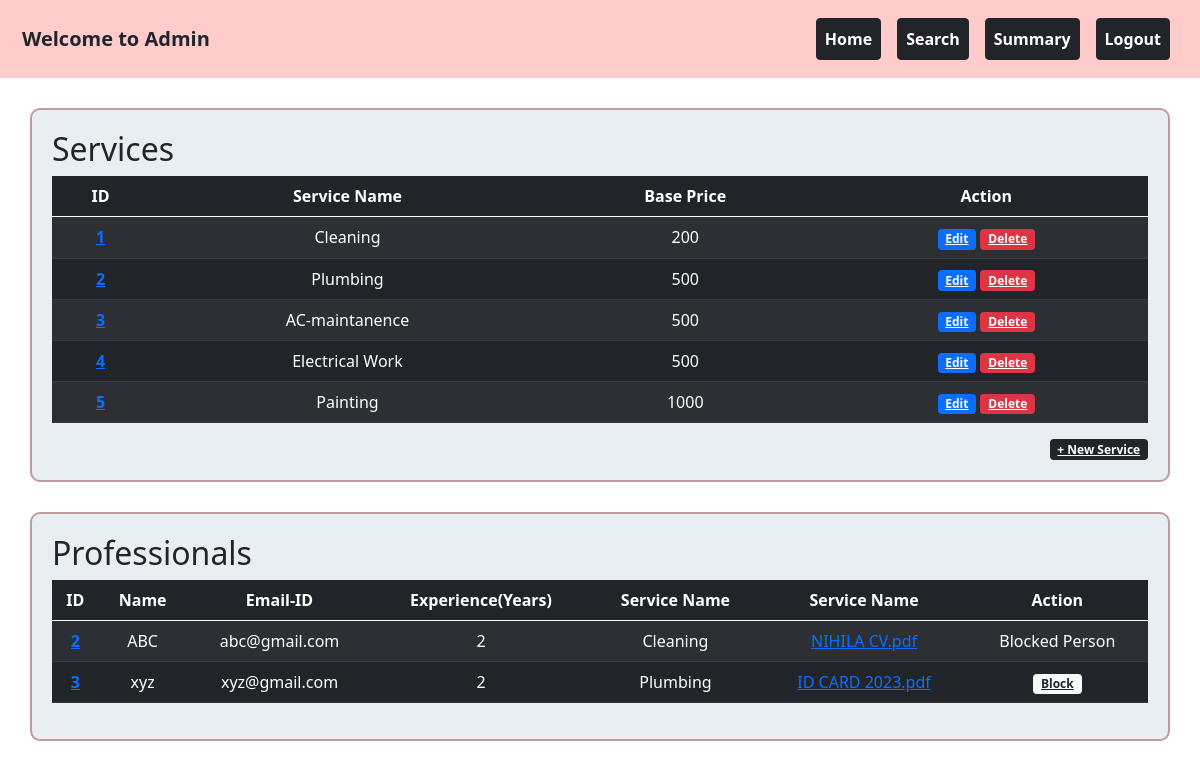
Page /admin_dashboard on the committed database.
### backend/models.py (models this page shows)
class Service(db.Model):
    __tablename__="service"
    id=db.Column(db.Integer,primary_key=True)
    name=db.Column(db.String,nullable=False)
    basic_price=db.Column(db.Integer,nullable=False)
    Description=db.Column(db.String,nullable=False)
    professionals=db.relationship("Professional_Info",cascade="all,delete",backref="service",lazy=True)
    service_requests=db.relationship("Service_Request",cascade="all,delete",backref="service",lazy=True)

class Professional_Info(db.Model):
    __tablename__="professional_info"
    id=db.Column(db.Integer,primary_key=True)
    email_id=db.Column(db.String,unique=True,nullable=False)
    password=db.Column(db.String,nullable=False)
    full_name=db.Column(db.String,nullable=False)
    experience=db.Column(db.Integer,nullable=False)
    proof_doc=db.Column(db.String,nullable=False)
    address=db.Column(db.String,nullable=False)
    pin_code=db.Column(db.Integer,nullable=False)
    service_id=db.Column(db.Integer,db.ForeignKey("service.id"))
    rating=db.Column(db.Integer,default=0)
    price=db.Column(db.Integer,nullable=True)
    profile_status=db.Column(db.Integer,default=0) #not accepted yet=0 ,accepted=1
    blocked_status=db.Column(db.Integer,default=0) #not blocked=0, 1-blocked
    service_requests=db.relationship("Service_Request",cascade="all,delete",backref="professional_info",lazy=True)

### backend/controller.py (the view)
@app.route("/admin_dashboard",methods=["GET","POST"])
def admin_dashboard():
    service_list=Service.query.all()
    prof_list=Professional_Info.query.all()
    service_dict={service.id:service for service in Service.query.all()}
    category=request.form.get('category')
    return render_template ("admin_dashboard.html",service_list=service_list,prof_list=prof_list,service_dict=service_dict)

### templates/admin_dashboard.html (shortened to what this page needs)
<!DOCTYPE html>
<html lang="en">
    <head>
        <link rel="stylesheet" href="static\styles\style.css">
        <link rel="stylesheet" href="static\styles\dropdown.css">
        <link href="https://cdn.jsdelivr.net/npm/bootstrap@5.0.2/dist/css/bootstrap.min.css" rel="stylesheet">
    </head>
    <body>
        <div class="container-fluid" style="background-color: #ffcccb; padding: 10px;">
            <nav class="navbar navbar-expand-lg navbar-light w-100">
                <div class="container-fluid">
                    <a class="navbar-brand text-dark" href="#"><strong>Welcome to Admin</strong></a>
                    <div class="collapse navbar-collapse justify-content-end" id="navbarNav">
                        <ul class="navbar-nav">
                            <li class="nav-item">
                                <a class="nav-link btn btn-dark mx-2 text-white fw-bold" href="#home">Home</a>
                            </li>
                            <li class="nav-item">
                                <a class="nav-link btn btn-dark mx-2 text-white fw-bold" href="#search">Search</a>
                            </li>
                            <li class="nav-item">
                                <a class="nav-link btn btn-dark mx-2 text-white fw-bold" href="#summary">Summary</a>
                            </li>
                            <li class="nav-item">
                                <a class="nav-link btn btn-dark mx-2 text-white fw-bold" href="index.html">Logout</a>
                            </li>
                        </ul>
                    </div>
                </div>
            </nav>
        </div>
        <div id="home" class="content-section">
            <div class="container-box">
                <h2>Services</h2>
                <table class="table table-dark table-striped" style="text-align: center;">
                    <thead>
                        <tr>
                            <th scope="col">ID</th>
                            <th scope="col">Service Name</th>
                            <th scope="col">Base Price</th>
                            <th scope="col">Action</th>
                        </tr>
                    </thead>
                    <tbody>
                        {% for service in service_list %}
                        <tr>
                            <th scope="row"><a href="/service_request/{{service.id}}">{{service.id}}</a></th>
                            <td>{{service.name}}</td>
                            <td>{{service.basic_price}}</td>
                            <td>
                                <a href="/edit_service/{{service.id}}" type="button" class="badge bg-primary">Edit</a>
                                <a href="/delete_service/{{service.id}}" type="button" class="badge bg-danger">Delete</a>
                            </td>
                        </tr>
                        {% endfor %}
                    </tbody>
                </table>
                <div style="display: flex; justify-content: right;">
                    <a href="/add_service" class="badge bg-dark">+ New Service</a>
                </div>
            </div>
            {% if prof_list != [] %}
            <div class="container-box">
                <h2>Professionals</h2>
                <table class="table table-dark table-striped" style="text-align: center;">
                    <thead>
                        <tr>
                            <th scope="col">ID</th>
                            <th scope="col">Name</th>
                            <th scope="col">Email-ID</th>
                            <th scope="col">Experience(Years)</th>
                            <th scope="col">Service Name</th>
                            <th scope="col">Service Name</th>
                            <th scope="col" >Action</th>
                        </tr>
                    </thead>
                    <tbody>
                        {% for prof in prof_list %}
                            <tr>
                                <th scope="row"><a href="{{url_for('professional',prof_id=prof.id)}}">{{prof.id}} </a></th>
                                <td>{{prof.full_name}}</td>
                                <td>{{prof.email_id}}</td>
                                <td>{{prof.experience}}</td>
                                <td>{{service_dict[prof.service_id].name}}</td>
                                <td><a href="/display_file/{{prof.proof_doc}}">{{prof.proof_doc}}</a></td>
                                {% if prof.profile_status == 0 and prof.blocked_status == 0 %}
                                <td>
                                    <a type="button" href="{{ url_for('approve_prof',prof_id=prof.id) }}" class="badge bg-success">Approve</a>
                                    <a type="button" href="{{ url_for('reject_prof',prof_id=prof.id) }}" class="badge bg-danger">Reject</a>
                                    <a type="button" href="{{ url_for('block_prof',prof_id=prof.id) }}" class="badge bg-light text-dark">Block</a>
                                </td>
                                {% elif prof.profile_status == 1 and prof.blocked_status == 0 %}
                                <td>
                                    <a type="button" href="{{ url_for('block_prof',prof_id=prof.id) }}" class="badge bg-light text-dark">Block</a>
                                </td>
                                {% else %}
                                <td>Blocked Person</td>
                                {% endif %}
                            </tr>
                        {% endfor %}
                    </tbody>
                </table>
            </div>
            {% endif %}
        </div>
    </body>
</html>

### static/styles/style.css (style rules this page uses)
.container-box { padding: 20px; background-color: #e9eef2; border: 2px solid #bc9c9c; border-radius: 10px; margin-top: 30px; margin-left: 30px; margin-right: 30px; margin-bottom: 30px; }
.content-section { display: none; }
body:not(:has(:target)) #home { display: block; }

### rows in the picture
Service: id "1", name "Cleaning", basic_price "200"
Service: id "2", name "Plumbing", basic_price "500"
Service: id "3", name "AC-maintanence", basic_price "500"
Service: id "4", name "Electrical Work", basic_price "500"
Service: id "5", name "Painting", basic_price "1000"
Professional_Info: id "2", full_name "ABC", email_id "abc@gmail.com", experience "2", proof_doc "NIHILA CV.pdf", profile_status "Blocked Person"
Professional_Info: id "3", full_name "xyz", email_id "xyz@gmail.com", experience "2", proof_doc "ID CARD 2023.pdf"
